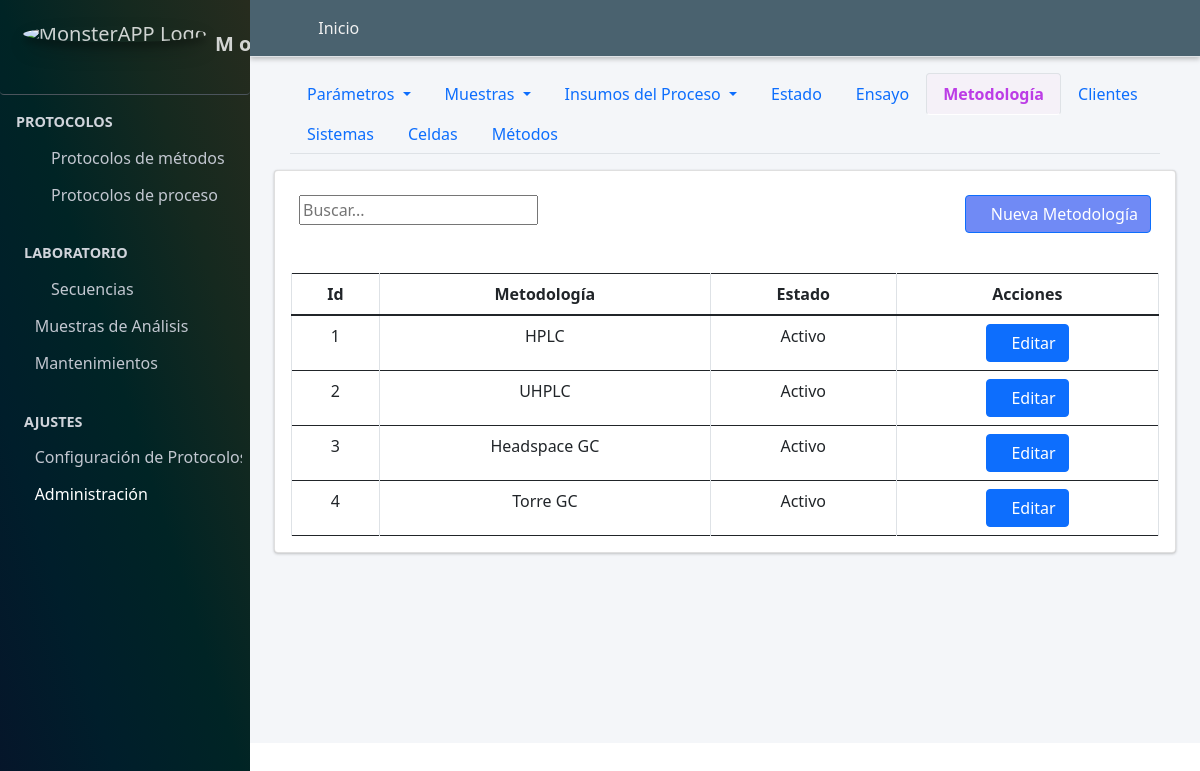
/crear_metodologia/ (signed in), run on the app's committed database.
### Aplicaciones/Protocolo_Metodos/models.py (models this page shows, shortened)
class Metodologia(models.Model):
    nombre_metodologia=models.CharField(verbose_name="Metodologia", max_length=90, unique=True)
    class Condicion(models.TextChoices):
        ACTIVO = "Activo", "ACTIVO"
        PASIVO = "Pasivo", "PASIVO"
    condicion=models.CharField(max_length=90, choices=Condicion.choices, default=Condicion.ACTIVO, verbose_name="Condicion")

### Aplicaciones/Protocolo_Metodos/views.py (the view)
# urls.py: path("crear_metodologia/", views.crear_metodologia, name="crear_metodologia"),
@login_required
@group_required('Administrador')
def crear_metodologia(request):
    titulo="Ajustes Protocolo de Métodos/Metodologia"
    crear_metodologia=Metodologia.objects.all()
    if request.method == "POST":
        form = MetodologiaForm(request.POST or None)
        if form.is_valid():
            form.save()
            messages.success(request, "Registro creado satisfactoriamente")
            return redirect("crear_metodologia")
        else:
             messages.error(request, "Por favor revisa los datos ingresados")
    else:
        form = MetodologiaForm()
    context={
        "titulo":titulo,
        "form":form,
        "crear_metodologia":crear_metodologia
    }
    return render(request, "protocolo_metodos/crear_metodologia.html", context)

### Aplicaciones/Protocolo_Metodos/forms.py
class MetodologiaForm(forms.ModelForm):
    class Meta:
        model=Metodologia
        exclude=["condicion"]
    def __init__(self, *args, **kwargs):
        super().__init__(*args, **kwargs)
        self.fields['nombre_metodologia'].required = True

### Aplicaciones/Protocolo_Metodos/views.py (called while the page is built)
def group_required(group_name):
    return user_passes_test(
        lambda user: user.is_authenticated and (
            user.is_superuser or user.groups.filter(name=group_name).exists()
        )
    )

### MONSTER_APP/templates/protocolo_metodos/crear_metodologia.html (shortened to what this page needs)
{% extends "partial/body.html" %}
{% load crispy_forms_tags %}
{% load crispy_forms_filters %}
{% block contenido %}
{% load django_bootstrap5 %}
{% include "partial/header_configuracion_protocolo_metodos.html" %}
        <div class="container-fluid">
        <div class="card">
          <div class="container-fluid">
            <div class="row">
              <div class="col-md-6">
                <br>
                       <div class="text-right">
            <div class="input-group rounded">
                <input type="search" id="myInput" class="numberinput gj-textbox-md" placeholder="Buscar..." aria-label="Search" aria-describedby="search-addon" />
              </div>
        </div>
                  </div>
                  <div class="col-md-6">
                    <br>
                      <div class="d-grid gap-2 d-md-flex justify-content-md-end">
                        <button class="btn btn-primary" style="background:#486af3c7" data-bs-toggle="modal" data-bs-target="#crear_parametros"><span class="fa fa-plus-circle"></span>Nueva Metodología</button>
                        </div>
              </div>
              </div>
          </div><br>
            <div class="card-body table-responsive">
              <table class="table  table-bordered display " id="example3">
                <thead class="">
                    <tr class="text-center">
                        <th class="text-center">Id</th>
                        <th class="text-center">Metodología</th>
                        <th class="text-center">Estado</th>
                        <th class="all text-center" >Acciones</th>
                    </tr>
                </thead>
                <tbody id="myTable">
                    {% for item in crear_metodologia %}
                    <tr class="text-center">
                        <td class="text-center">{{item.id}}</td>
                        <td>{{item.nombre_metodologia}}</td>
                        <td >{{item.condicion}}</td>
                        <td>
                            <a href="{% url 'editar_metodologia' item.pk %}" class="btn btn-primary btn-circle text-center" data-bs-target="#modal_parametros_{{ item.pk }}" data-bs-toggle="modal"><span class="fa fa-edit"></span>Editar</a>
                        </td>
                    </tr>
<div class="modal fade" id="modal_parametros_{{ item.pk }}" tabindex="-1" aria-labelledby="modal_parametros" aria-hidden="true">
  {% endfor%}
</tbody>
</table>
</div>
</div>
</div>
{% endblock contenido %}

### data on the page
Metodologia: id "1", nombre_metodologia "HPLC", condicion "Activo"
Metodologia: id "2", nombre_metodologia "UHPLC", condicion "Activo"
Metodologia: id "3", nombre_metodologia "Headspace GC", condicion "Activo"
Metodologia: id "4", nombre_metodologia "Torre GC", condicion "Activo"
